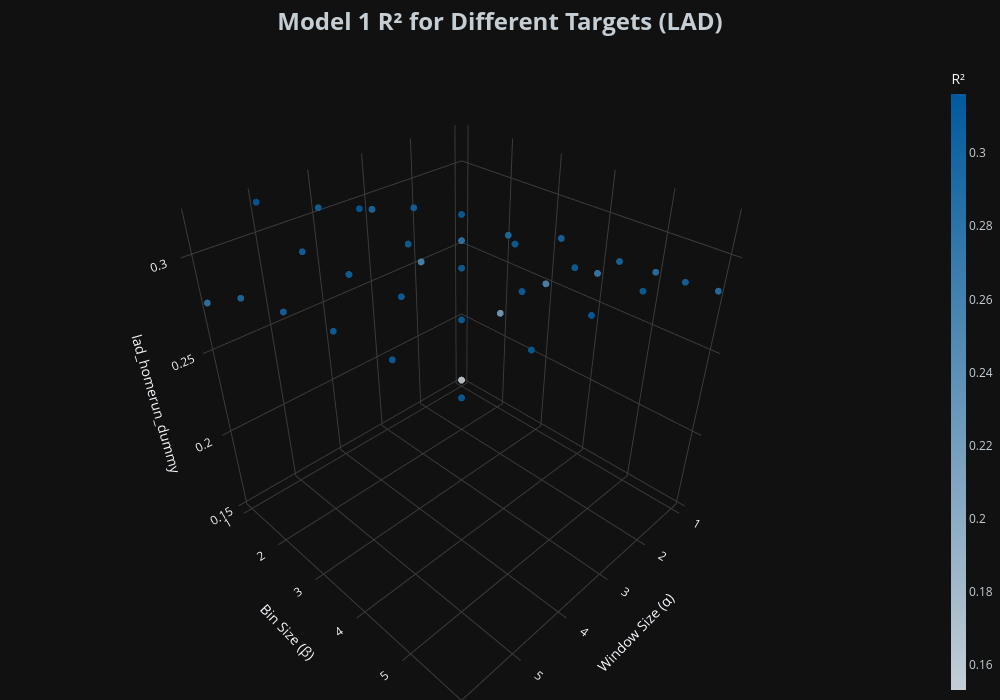

This figure's notebook cell:
### Code cell
# Plot R² for LAD

fig = graph_model_stats(
    df=lad_m1_stats_df,
    stat_type='r_squared',
    title='Model 1 R²',
    z='lad_homerun_dummy',
    gradient='r_squared',
    team='LAD'
)

fig.show()

### Figure 1 — Plotly figure (JSON) as saved in the notebook; plotly's stock layout.template omitted (floating-point values rounded to 4 significant figures)
{"data": [{"marker": {"color": [0.1532, 0.2182, 0.2503, 0.2686, 0.2812, 0.2836, 0.252, 0.2759, 0.2896, 0.2985, 0.2983, 0.3003, 0.2934, 0.3039, 0.3103, 0.3065, 0.307, 0.3088, 0.3039, 0.3131, 0.3066, 0.3068, 0.3086, 0.3117, 0.3162, 0.303, 0.3039, 0.3064, 0.3098, 0.312, 0.2775, 0.2928, 0.2997, 0.3051, 0.3081, 0.3095], "colorbar": {"thickness": 15, "tickfont": {"color": "#C4CED4"}, "title": {"text": "R²"}}, "colorscale": [[0, "#C4CED4"], [1, "#005A9C"]], "opacity": 0.9, "showscale": true, "size": 4}, "mode": "markers", "type": "scatter3d", "x": [1, 1, 1, 1, 1, 1, 2, 2, 2, 2, 2, 2, 3, 3, 3, 3, 3, 3, 4, 4, 4, 4, 4, 4, 5, 5, 5, 5, 5, 5, 6, 6, 6, 6, 6, 6], "y": [1, 2, 3, 4, 5, 6, 1, 2, 3, 4, 5, 6, 1, 2, 3, 4, 5, 6, 1, 2, 3, 4, 5, 6, 1, 2, 3, 4, 5, 6, 1, 2, 3, 4, 5, 6], "z": [0.1532, 0.2182, 0.2503, 0.2686, 0.2812, 0.2836, 0.252, 0.2759, 0.2896, 0.2985, 0.2983, 0.3003, 0.2934, 0.3039, 0.3103, 0.3065, 0.307, 0.3088, 0.3039, 0.3131, 0.3066, 0.3068, 0.3086, 0.3117, 0.3162, 0.303, 0.3039, 0.3064, 0.3098, 0.312, 0.2775, 0.2928, 0.2997, 0.3051, 0.3081, 0.3095]}], "layout": {"height": 700, "margin": {"b": 0, "l": 0, "r": 0, "t": 60}, "paper_bgcolor": "#111111", "scene": {"aspectmode": "cube", "bgcolor": "#111111", "xaxis": {"gridcolor": "rgb(60, 60, 60)", "showbackground": false, "title": {"text": "Window Size (α)"}}, "yaxis": {"gridcolor": "rgb(60, 60, 60)", "showbackground": false, "title": {"text": "Bin Size (β)"}}, "zaxis": {"gridcolor": "rgb(60, 60, 60)", "showbackground": false, "title": {"text": "lad_homerun_dummy"}}}, "showlegend": false, "title": {"font": {"color": "#C4CED4", "size": 24}, "text": "<b>Model 1 R² for Different Targets (LAD)</b>", "x": 0.5, "xanchor": "center"}, "width": 1000}}
